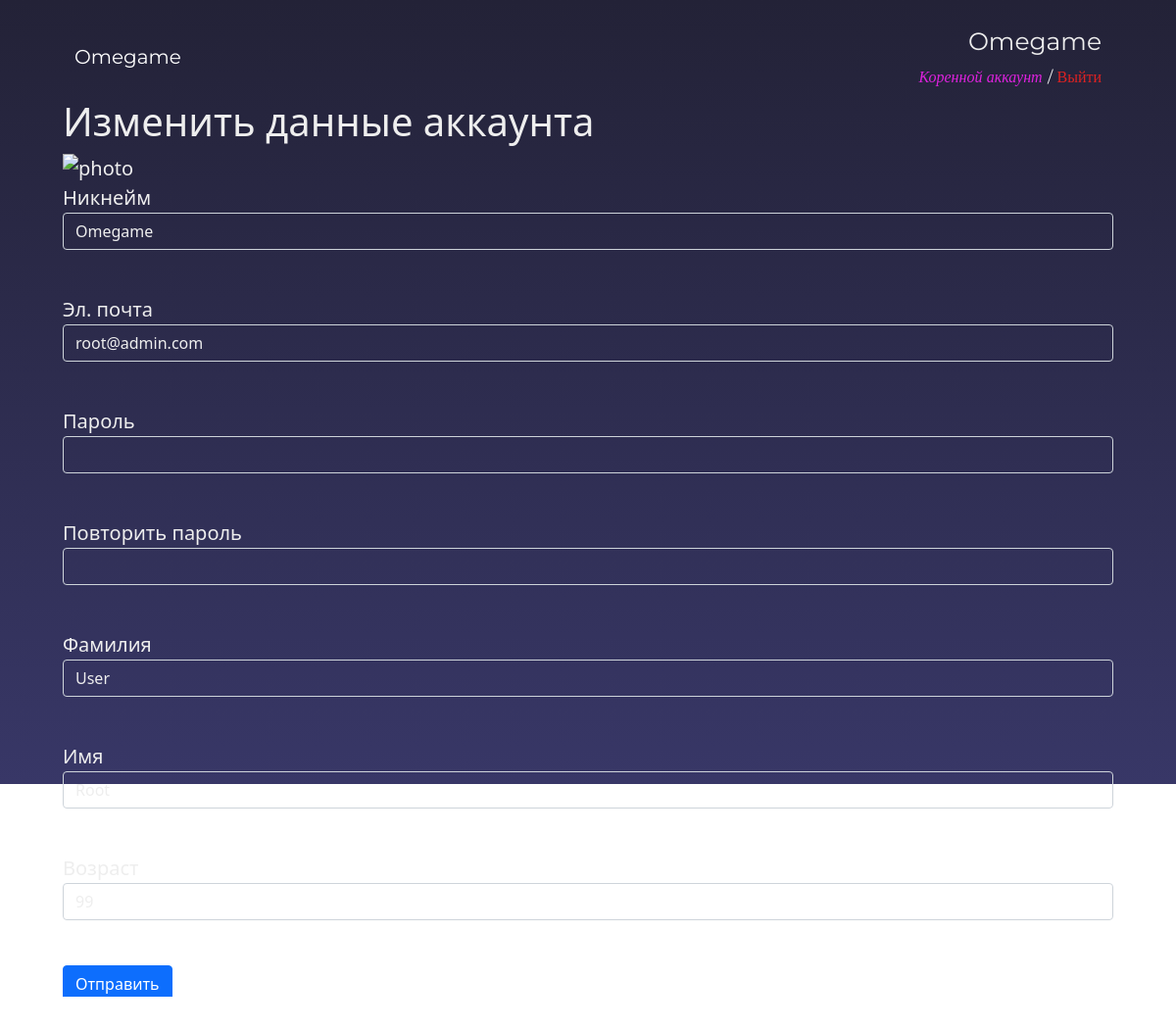
/profile_edit (signed in), run on the app's committed database.
### data/users.py (models this page shows, shortened)
class User(SqlAlchemyBase, UserMixin):
    __tablename__ = 'users'
    id = sqlalchemy.Column(sqlalchemy.Integer, primary_key=True, autoincrement=True)
    nickname = sqlalchemy.Column(sqlalchemy.String, nullable=True)
    surname = sqlalchemy.Column(sqlalchemy.String, nullable=True)
    name = sqlalchemy.Column(sqlalchemy.String, nullable=True)
    age = sqlalchemy.Column(sqlalchemy.Integer, nullable=True)
    email = sqlalchemy.Column(sqlalchemy.String, index=True, unique=True, nullable=True)
    hashed_password = sqlalchemy.Column(sqlalchemy.String, nullable=True)
    modifed_date = sqlalchemy.Column(sqlalchemy.DateTime, default=datetime.datetime.now)
    level = sqlalchemy.Column(sqlalchemy.SmallInteger, default=0)
    favourite = sqlalchemy.Column(sqlalchemy.String, default='')
    confirm_code = sqlalchemy.Column(sqlalchemy.Integer, default=0)

### main.py (the view, shortened to what this page needs)
@app.route('/profile_edit', methods=['GET', 'POST'])
@login_required
def profile_edit():
    id = int(session['_user_id'])
    form = RegisterForm()
    if request.method == 'GET':
        users = get_current_user()
        if users:
            form.nickname.data = users.nickname
            form.email.data = users.email
            form.password.data = users.hashed_password
            form.password_again.data = users.hashed_password
            form.name.data = users.name
            form.surname.data = users.surname
            form.age.data = users.age
        else:
            e404(404)
    return render_template('profile_edit.html', form=form)

### data/register.py
class RegisterForm(FlaskForm):
    nickname = StringField('Никнейм', validators=[DataRequired()])
    email = EmailField('Эл. почта', validators=[DataRequired()])
    password = PasswordField('Пароль', validators=[DataRequired()])
    password_again = PasswordField('Повторить пароль', validators=[DataRequired()])
    surname = StringField('Фамилия', validators=[DataRequired()])
    name = StringField('Имя', validators=[DataRequired()])
    age = StringField('Возраст', validators=[DataRequired()])
    submit = SubmitField('Отправить')

### main.py (called while the page is built)
def get_current_user() -> User:
    return db_sess.query(User).filter(User.id == int(session['_user_id'])).first()

@login_manager.user_loader
def load_user(user_id):
    return db_sess.query(User).get(user_id)

### templates/profile_edit.html (shortened to what this page needs)
{% extends "ext.html" %}
{% block body %}
    <h1>Изменить данные аккаунта</h1>
    <form action="" method="post">
        <img src="https://www.vtp-club.ru/img/user.png" width="200" alt="photo">
        <p>
            {{ form.nickname.label }}<br>
            {{ form.nickname(class="form-control form-transparent") }}<br>
        <p>
            {{ form.email.label }}<br>
            {{ form.email(class="form-control form-transparent", type="email") }}<br>
        </p>
        <p>
            {{ form.password.label }}<br>
            {{ form.password(class="form-control form-transparent", type="password") }}<br>
        </p>
        <p>
            {{ form.password_again.label }}<br>
            {{ form.password_again(class="form-control form-transparent", type="password") }}<br>
        </p>
        <p>
            {{ form.surname.label }}<br>
            {{ form.surname(class="form-control form-transparent") }}<br>
        </p>
        <p>
            {{ form.name.label }}<br>
            {{ form.name(class="form-control form-transparent") }}<br>
        </p>
        <p>
            {{ form.age.label }}<br>
            {{ form.age(class="form-control form-transparent") }}<br>
        </p>
        <p>{{ form.submit(type="submit", class="btn btn-primary") }}</p>
    </form>
{% endblock %}

### templates/ext.html (shortened to what this page needs)
{% extends "base.html" %}
{% block header %}
    <div style="font-family: Montserrat">
        <nav class="navbar navbar-dark bg-transparent">
            <div class="container-fluid">
                <a class="navbar-brand" href="/">Omegame</a>
                {% if current_user.is_authenticated %}
                    <ul class="navbar-nav">
                        <li class="navbar-item">
                            <a class="white special" style="font-size: 125%; display: block; text-align: right"
                               href="/user?id={{ current_user.id }}">{{ current_user.nickname }}</a>
                            {% if current_user.level != 1 %}
                                {% if current_user.level == 0 %}
                                    <div style="color: #d66; font-size: 80%; display: inline; font-style: italic">Неподтвержденный аккаунт</div>
                                {% elif current_user.level == 2 %}
                                    <div style="color: #2bd; font-size: 80%; display: inline; font-style: italic">Админ</div>
                                {% elif current_user.level == 3 %}
                                    <div style="color: #d2d; font-size: 80%; display: inline; font-style: italic">Коренной аккаунт</div>
                                {% endif %}
                                <div style="display: inline; font-size: 80%"> / </div>
                            {% endif %}
                            <a class="white special" style="color: #d22; font-size: 80%" href="/logout">Выйти</a>
                        </li>
                    </ul>
                {% endif %}
            </div>
        </nav>
    </div>
{% endblock %}

### static/css/all.css (style rules this page uses)
body { font-size: 125%; }
a.white, a.white:hover, a.white:visited, a.white:active { color: #eee; }
a.white.special, a.white.special:visited { text-decoration: none; }
input.form-transparent, input.form-transparent:focus { background: transparent; color: #eee; }

### data on the page
User: nickname "Omegame", email "root@admin.com", surname "User", name "Root", age "99"
